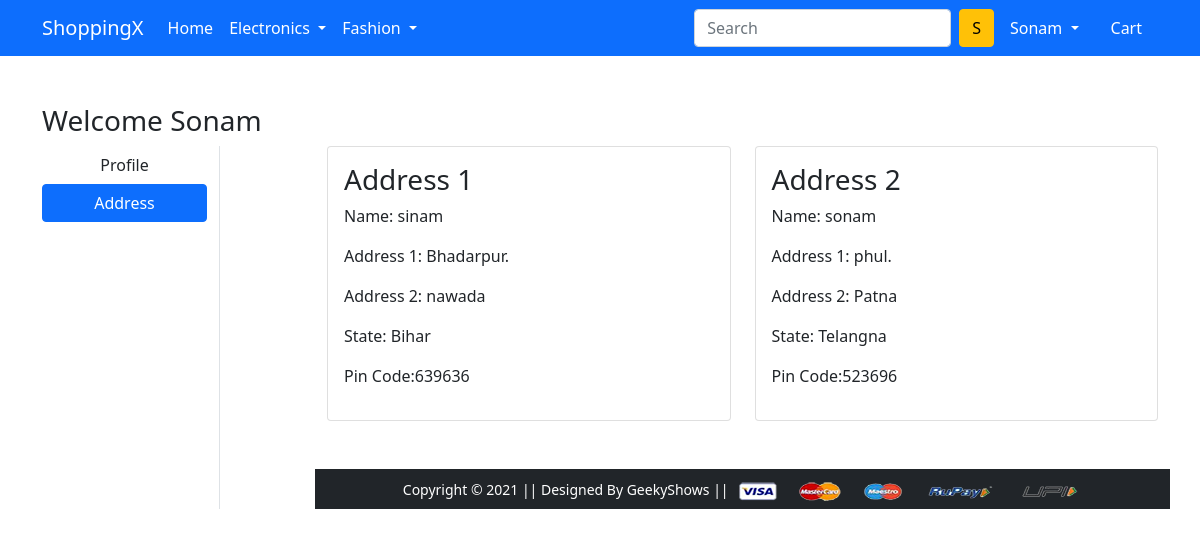
/address/ (signed in), run on the app's committed database.
### app/models.py (models this page shows, shortened)
class Customer(models.Model):
    user = models.ForeignKey(User,on_delete=models.CASCADE)
    name = models.CharField(max_length=50)
    locality=models.CharField(max_length=50)
    city=models.CharField(max_length=40)
    zipcode=models.IntegerField()
    state=models.CharField(choices=STATE_CHOICES,max_length=50)

### app/views.py (the view)
# urls.py: path('address/', views.address, name='address'),
@login_required
def address(request):
    add=Customer.objects.filter(user=request.user)
    return render(request, 'app/address.html',{'add': add,'active':'btn-primary'})

### app/templates/app/address.html (shortened to what this page needs)
{% extends 'app/base.html' %}
{% load static %}
{% block main-content %}
<div class="container my-5">
 <div class="row">
 <h3>Welcome <span class="text-capitalize"> {{request.user}}</span> </h3>
  <div class="col-sm-2 border-end">
   <ul class="list-unstyled">
    <li class="d-grid"><a href="{% url 'profile' %}" class="btn">Profile</a></li>
    <li class="d-grid"><a href="{% url 'address' %}" class="btn {{active}}">Address</a></li>
   </ul>
  </div>
  <div class="col-sm-9 offset-sm-1">
   <div class="row">
       {% for ad in add %}
    <div class="col-sm-6">
     <div class="card">
      <div class="card-body">
       <h3>Address {{forloop.counter}}</h3>
       <p>Name: {{ad.name}}</p>
       <p>Address 1: {{ad.locality}}.</p>
       <p>Address 2: {{ad.city}}</p>
       <p>State: {{ad.state}}</p>
       <p>Pin Code:{{ad.zipcode}}</p>
      </div>
     </div>
    </div>
   {% endfor %}
{% endblock main-content %}

### app/templates/app/base.html (shortened to what this page needs)
<!doctype html>
{% load static %}
<html lang="en">
  <head>
    <link href="https://cdn.jsdelivr.net/npm/bootstrap@5.0.0-beta1/dist/css/bootstrap.min.css" rel="stylesheet">
    <link rel="stylesheet" href="{% static 'app/css/owl.carousel.min.css' %}">
    <link rel="stylesheet" href="{% static 'app/css/all.min.css' %}">
    <link rel="stylesheet" href="{% static 'app/css/style.css' %}">
  </head>
  <body>
    <nav class="navbar navbar-expand-lg navbar-dark bg-primary">
     <div class="container">
       <a class="navbar-brand" href="/">ShoppingX</a>
       <div class="collapse navbar-collapse" id="navbarSupportedContent">
         <ul class="navbar-nav me-auto mb-2 mb-lg-0">
           <li class="nav-item">
             <a class="nav-link active" aria-current="page" href="/">Home</a>
           </li>
           <li class="nav-item dropdown">
             <a class="nav-link dropdown-toggle text-white" href="#" id="electronicsDropdown" role="button" data-bs-toggle="dropdown" aria-expanded="false">
               Electronics
             </a>
           </li>
           <li class="nav-item dropdown">
             <a class="nav-link dropdown-toggle text-white" href="#" id="fashionDropdown" role="button" data-bs-toggle="dropdown" aria-expanded="false">
               Fashion
             </a>
           </li>
         </ul>
         <form class="d-flex">
           <input class="form-control me-2" type="search" placeholder="Search" aria-label="Search">
           <button class="btn btn-warning" type="submit">S</button>
         </form>
         <div>
          <ul class="navbar-nav me-auto mb-2 mb-lg-0">
            {% if request.user.is_authenticated%}
           <li class="nav-item dropdown mx-2">
              <a class="nav-link dropdown-toggle text-white" href="#" id="profileDropdown" role="button" data-bs-toggle="dropdown" aria-expanded="false">
                {{request.user.username|capfirst}}
              </a>
            </li>
            <li class="nav-item mx-2">
             <a href="{% url 'showcart' %}" class="nav-link text-white"> Cart </a>
            {% endif %}
          </ul>
         </div>
       </div>
     </div>
    </nav>
    {% block main-content %} {% endblock main-content %}
    <footer class="container-fluid bg-dark text-center p-2 mt-5">
        <small class="text-white">Copyright &copy; 2021 || Designed By GeekyShows || </small>
        <img src="{% static 'app/images/payment.png' %}" alt="" srcset="" class="img-fluid" height="2px">
    </footer>
  </body>
</html>

### data on the page
Customer: name "sinam", locality "Bhadarpur", city "nawada", state "Bihar", zipcode "639636"
Customer: name "sonam", locality "phul", city "Patna", state "Telangna", zipcode "523696"

### other printed values
{{ request.user.username|capfirst }} "Sonam"
{{ request.user }} "Sonam"
